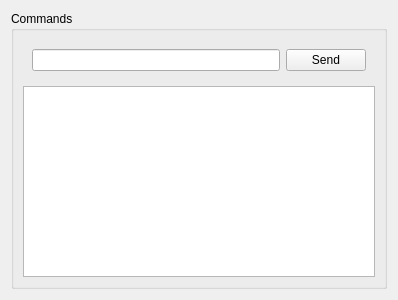
<?xml version="1.0" encoding="UTF-8"?>
<ui version="4.0">
 <class>commands</class>
 <widget class="QWidget" name="commands">
  <property name="geometry">
   <rect>
    <x>0</x>
    <y>0</y>
    <width>398</width>
    <height>300</height>
   </rect>
  </property>
  <property name="windowTitle">
   <string>Form</string>
  </property>
  <layout class="QVBoxLayout" name="verticalLayout">
   <item>
    <widget class="QGroupBox" name="groupBox">
     <property name="title">
      <string>Commands</string>
     </property>
     <layout class="QVBoxLayout" name="verticalLayout_2">
      <item>
       <widget class="QWidget" name="widget" native="true">
        <property name="maximumSize">
         <size>
          <width>16777215</width>
          <height>50</height>
         </size>
        </property>
        <layout class="QHBoxLayout" name="horizontalLayout">
         <item>
          <widget class="QLineEdit" name="lineEdit"/>
         </item>
         <item>
          <widget class="QPushButton" name="pushButton">
           <property name="text">
            <string>Send</string>
           </property>
          </widget>
         </item>
        </layout>
       </widget>
      </item>
      <item>
       <widget class="QTextBrowser" name="textBrowser">
        <property name="autoFillBackground">
         <bool>true</bool>
        </property>
       </widget>
      </item>
     </layout>
    </widget>
   </item>
  </layout>
 </widget>
 <resources/>
 <connections/>
</ui>
